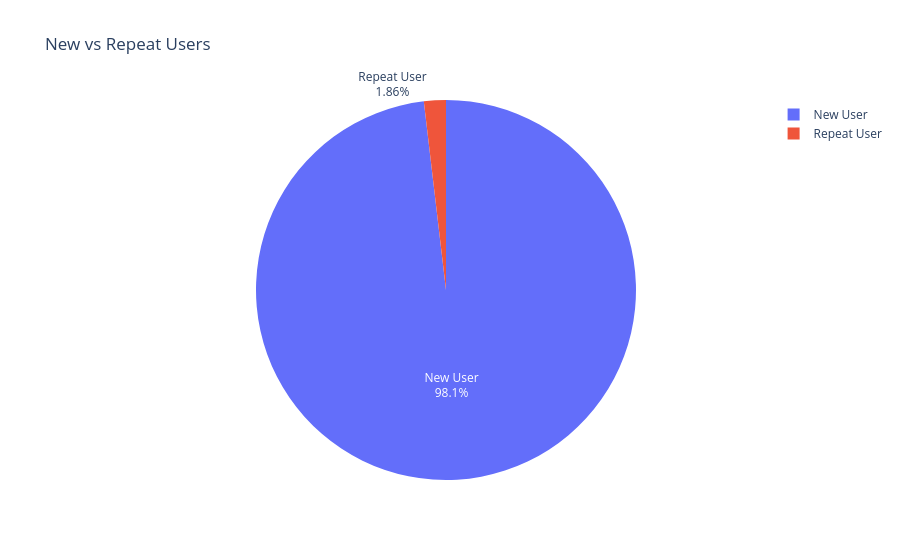

Source (notebook cell):
### Code cell
fig = px.pie(values=user_counts.values,names=user_counts.index,title="New vs Repeat Users")
fig.update_traces(textinfo='percent+label')
fig.show()

### Figure 1 — Plotly figure (JSON) as saved in the notebook; plotly's stock layout.template omitted (floating-point values rounded to 4 significant figures)
{"data": [{"domain": {"x": [0, 1], "y": [0, 1]}, "hovertemplate": "label=%{label}<br>value=%{value}<extra></extra>", "labels": ["New User", "Repeat User"], "legendgroup": "", "name": "", "showlegend": true, "textinfo": "percent+label", "type": "pie", "values": [31105, 591]}], "layout": {"legend": {"tracegroupgap": 0}, "title": {"text": "New vs Repeat Users"}}}
